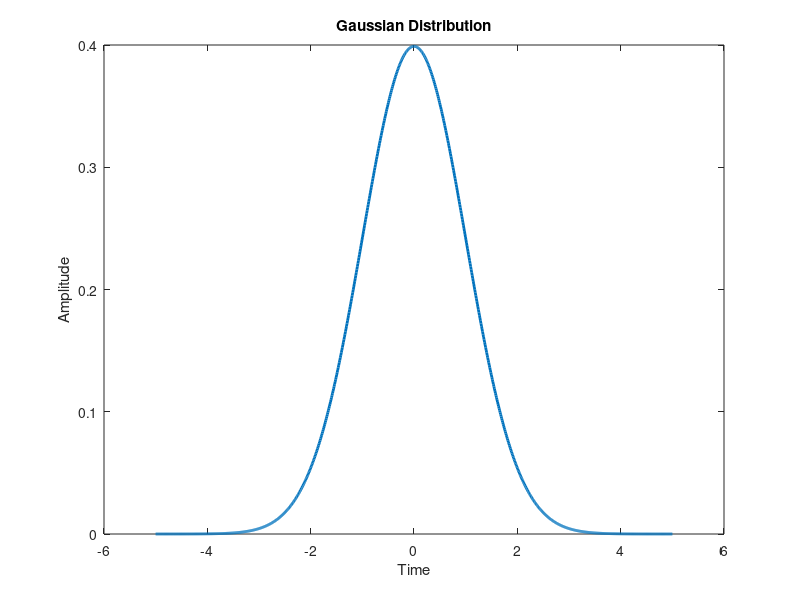
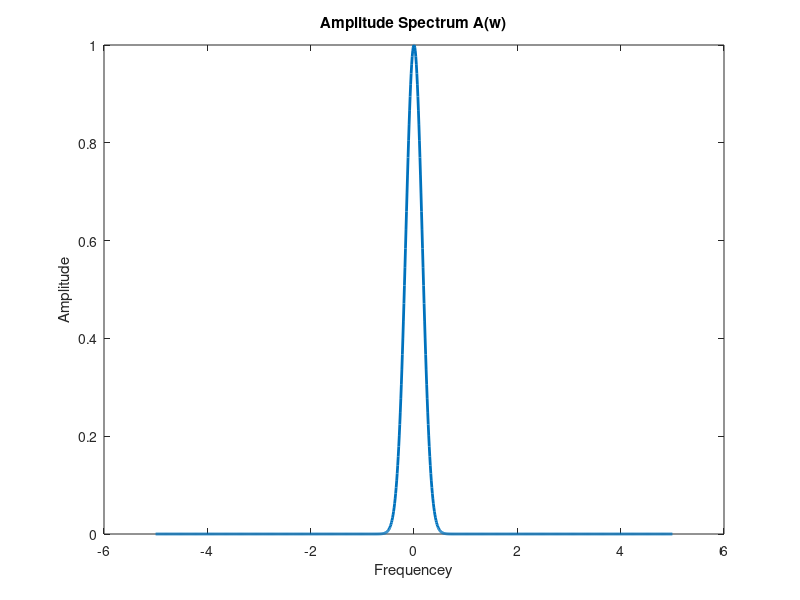

Reproduce these figures in MATLAB, in order.
%

% Question 1 i

t = linspace(-5, 5, 1000);  % Time vector from -5 to 5 with 1000 data points
tau_1 = 1;  % Should be the same as RMS deviation

% Compute Gaussian distribution
g_w = (1 / sqrt(2 * pi * tau_1^2)) * exp(-(t.^2) / (2 * tau_1^2));


% Plot the Gaussian distribution
figure;
plot(t, g_w, 'LineWidth', 2);
title('Gaussian Distribution');
xlabel('Time');
ylabel('Amplitude');

%% 

% Question 1 ii


t = linspace(-5, 5, 1000);
tau_2 = tau_1;

g_w = (1 / sqrt(2 * pi * tau_2^2)) * exp(-(t.^2) / (2 * tau_2^2));


RMS_Deviation = sqrt((trapz((t.^2) .* g_w))/(trapz(g_w)));

text_printRMS = ['Root mean square:', num2str(RMS_Deviation)];
disp(text_printRMS);

text_RMS_is_tau = ['The value of tau, ',num2str(tau_2),', is equal to ',num2str(RMS_Deviation), ', our calculated RMS deviation of the gaussian!'];
disp(text_RMS_is_tau);

%% 
f = linspace(-5, 5 , 1000); 
tau_3 = tau_1;
omega = 2*pi*f;

% The Fourier Transform of the gaussian is
G_w = exp(-((omega.^2).*(tau_3.^2))./2);

% the calculated Amplitude Spectrum is the same
A_f = G_w;

figure;
plot(f, A_f, 'LineWidth', 2);
title('Amplitude Spectrum A(w)');
xlabel('Frequencey');
ylabel('Amplitude');

%%

% The Time series and frequency series have an inversely
% proportional relationship. When Tau gets large, the 
% gaussian gets more wide and the frequency series get 
% more narrow. 
%
